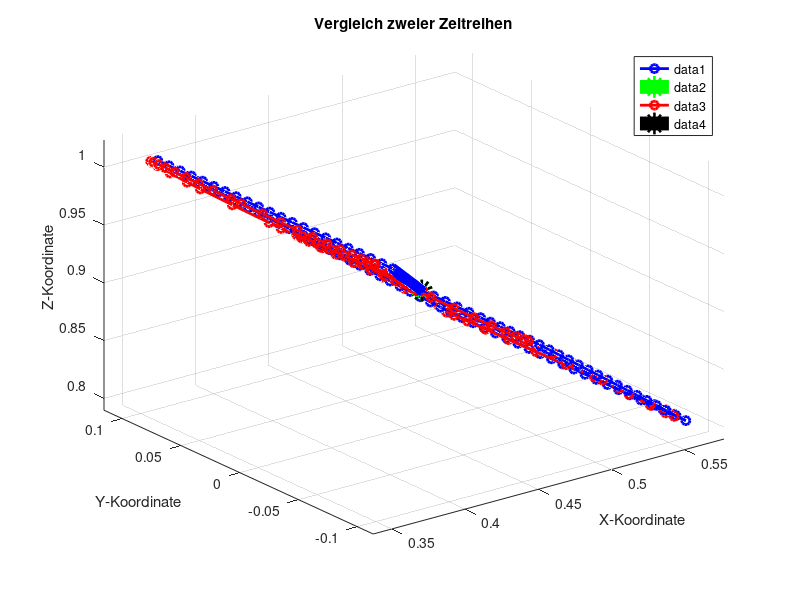

Here is the MATLAB script that generated this plot: (Note: this script raises an error after producing the figure.)
%% Laden der Trajektorien

clear all
% Laden der Trajektorien
% load circle1.mat
load iso_path_A_1.mat

pathX = soll'; 
pathY = ist';

% Plot erstellen
pflag = 1;
if pflag

figure
hold on

plot3(pathX(1,:), pathX(2,:), pathX(3,:), 'b','Marker','o', 'LineWidth', 2);
plot3(pathX(1,1), pathX(2,1), pathX(3,1), 'g','Marker','o', 'LineWidth', 10);

plot3(pathY(1,:), pathY(2,:), pathY(3,:), 'r','Marker','o', 'LineWidth', 2);
plot3(pathY(1,1), pathY(2,1), pathY(3,1), 'k','Marker','o', 'LineWidth', 10);

xlabel('X-Koordinate');
ylabel('Y-Koordinate');
zlabel('Z-Koordinate')
title('Vergleich zweier Zeitreihen');
legend;
grid on;
axis padded;
view(3)
hold off

end


% Benötigte Arrays
AccumulatedDistanceX = zeros(length(pathX), length(pathY));
AccumulatedDistanceY = zeros(length(pathX), length(pathY));
paramX = zeros(length(pathX), length(pathY));
paramY = zeros(length(pathX), length(pathY));
path = {};
pathIndexes = [];
% Ausgangsposition 
AccumulatedDistanceX(1,1) = euclDist(1,1,pathX,pathY);
AccumulatedDistanceY(1,1) = euclDist(1,1,pathX,pathY);

% Akkumuliere die Abstände/Kosten von pathX ausgehend von der ersten X-Position (1. Spalte)
% Berechnung der euklidischen Abstände aller Punkte von pathX zur 1. Position von pathY 
% Zuordnung aller Punkte von pathX auf 1. Position von pathY
for i=2:length(pathX)
    AccumulatedDistanceX(i,1) = AccumulatedDistanceX(i-1,1) + euclDist(i,1,pathX,pathY);
    AccumulatedDistanceY(i,1) = AccumulatedDistanceX(i,1);
end
% Akkumuliere die Abstände/Kosten von pathY ausgehend von der ersten Y-Position (1. Zeile)
% Berechnung der euklidischen Abstände aller Punkte von pathY zur 1. Position von pathX 
% Zuordnung aller Punkte von pathY auf 1. Position von pathX
for j=2:length(pathY)
    AccumulatedDistanceX(1,j) = AccumulatedDistanceX(1,j-1) + euclDist(1,j,pathX,pathY);
    AccumulatedDistanceY(1,j) = AccumulatedDistanceX(1,j);
end

% Akkumuliere den ersten geringsten Abstand/Kosten ausgehend vom Startpunkt
[mindist, param] = minDistParam(pathX(:,1),pathX(:,2),pathY(:,2));
AccumulatedDistanceX(2,2) = AccumulatedDistanceX(1,1) + mindist;
paramX(2,2) = param;
[mindist, param] = minDistParam(pathY(:,1),pathY(:,2),pathX(:,2));
AccumulatedDistanceY(2,2) = AccumulatedDistanceY(1,1) + mindist;
paramY(2,2) = param;

% Akkumuliere alle weiteren Ausgangswerte von pathX und Y (2. Spalte und Zeile)
for i = 3:length(pathX)
    [mindist, param] = minDistParam(pathX(:,i-1),pathX(:,i),pathY(:,2));
    AccumulatedDistanceX(i,2) = AccumulatedDistanceX(i-1, 1) + mindist;
    paramX(i,2) = param;
    [mindist, param] = minDistParam(pathY(:,1),pathY(:,2),pathX(:,i));
    AccumulatedDistanceY(i,2) = AccumulatedDistanceY(i-1, 1) + mindist;
    paramY(i,2) = param;
end
% Zuordnung aller Werte von pathY auf den 2. Wert von pathX
for j = 3:length(pathY)
    [mindist, param] = minDistParam(pathX(:,1),pathX(:,2),pathY(:,j));
    AccumulatedDistanceX(2,j) = AccumulatedDistanceX(1, j-1) + mindist;
    paramX(2,j) = param;
    [mindist, param] = minDistParam(pathY(:,j-1),pathY(:,j),pathX(:,2));
    AccumulatedDistanceY(2,j) = AccumulatedDistanceY(1, j-1) + mindist;
    paramY(2,j) = param;
end

for i = 3:length(pathX)
    for j = 3:length(pathY)
        % Prüfung ob der akkumulierte Abstand X an voheriger Position
        % kürzer ist als der akkumulierte Abstand Y
        if AccumulatedDistanceX(i,j-1) < AccumulatedDistanceY(i-1,j)
            % X Abstand geringer: Addiere zu dem Abstand des vorherigen X die X und Y Abstände  
            [mindist, param] = minDistParam(pathX(:,i-1), pathX(:,i), pathY(:,j));
            AccumulatedDistanceX(i,j) = AccumulatedDistanceX(i,j-1) + mindist;
            paramX(i,j) = param;
            [mindist, param] = minDistParam(pathY(:,j-1), pathY(:,j), pathX(:,i));
            AccumulatedDistanceY(i,j) = AccumulatedDistanceY(i,j-1) + mindist;
            paramY(i,j) = param; 
        else
            % Y Abstand geringer: Addiere zu dem Abstand des vorherigen Y die X und Y Abstände  
            [mindist, param] = minDistParam(pathX(:,i-1), pathX(:,i), pathY(:,j));
            AccumulatedDistanceX(i,j) = AccumulatedDistanceY(i-1,j) + mindist;
            paramX(i,j) = param;
            [mindist, param] = minDistParam(pathY(:,j-1), pathY(:,j), pathX(:,i));
            AccumulatedDistanceY(i,j) = AccumulatedDistanceY(i-1,j) + mindist;
            paramY(i,j) = param;
        end
    end
end

clear param mindist

% AccX: Zeile  --> Zuordnung der Bahnsegmente Xi-Xi-1 auf Punkt Y
% AccX: Spalte --> Zuordnung der Punkte Yi auf Bahnsegment X
% AccY: Zeile  --> Zuordnung der Punkte Xi auf Bahnsegment Y
% AccY: Spalte --> Zuordnung der Bahnsegmente Yi-Yi-1 auf Punkt X

%% Backtracking


while i > 1 || j > 1
    if i == 1
        j = j - 1;
    elseif j == 1
        i = i - 1;
    else
        pathIndexes{end+1} = [i,j];
        if AccumulatedDistanceX(i,j-1) < AccumulatedDistanceY(i-1,j)
            % Berechnung des nächsten Punktes
            nextX = pathX(:,i-1) + (pathX(:,i) - pathX (:,i-1)) * paramX(i,j-1);
            path{end+1} = [nextX, pathY(:,j-1)];
            if paramX(i,j-1) == 0
                i = i - 1;
            end
            j = j - 1;
        else
            % Berechnung des nächsten Punktes 
            nextY = pathY(:,j-1) + (pathY(:,j) - pathY(:,j-1) * paramY(i-1,j));
            path{end+1} = [pathX(:,i-1), nextY];
            if paramY(i-1,j) == 0
                j = j-1;
            end
            i = i-1;
        end
    end
end

% Aus den Cell-Array's Matrizen machen
pathVector = cell2mat(pathIndexes)';                % Transformation in Spaltenvektor
indexes = zeros(length(pathIndexes),2);
for k = 2:2:length(pathVector)
        indexes(k,1) = pathVector(k-1);
        indexes(k,2) = pathVector(k);
end
indexes(all(indexes == 0, 2), :) = [];              % Nullzeilen löschen
indexes = flip(indexes);
ix = indexes(:,1);
iy = indexes(:,2);

x = pathX(:,ix);
y = pathY(:,iy);

clear k i j nextX nextY

%% Plotten des Mapping Pfades und der Kostenmatrix

if pflag

figure('Name','DTW - Akkumulierte Distanz','NumberTitle','off');
surf(AccumulatedDistanceY)
hold on           
imagesc(AccumulatedDistanceY)
colormap("jet");
xlabel('Pfad Y [Index]');
ylabel('Pfad X [Index]');
zlabel('Akkumulierte Kosten')
axis padded;

figure('Name','Continuous DTW mit Mapping','NumberTitle','off');

% main=subplot('Position',[0.19 0.19 0.67 0.79]);           
imagesc(AccumulatedDistanceX)
colormap("jet"); % colormap("turbo");
colorb = colorbar;
colorb.Label.String = 'Akkumulierte Kosten';

% --------To-Do: Colorbar normen auf 1----------
% set(colorb,'FontSize',10,'YTickLabel','');
% set(colorb,'FontSize',10;
hold on
plot(iy,ix,"-w","LineWidth",1)
xlabel('Pfad Y [Index]');
ylabel('Pfad X [Index]');
axis([min(iy) max(iy) 1 max(ix)]);
% axis([1 length(pathY) 1 length(pathX)])
set(gca,'FontSize',10,'YDir', 'normal');                          % Y-Achse umdrehen damit von unten nach oben! 

end

M = length(pathX);
N = length(pathY);


% figure('Name','Verzerrte Signale', 'NumberTitle','off');
% 
% subplot(1,2,1);
% hold on;
% plot3(pathX(1,:),pathX(2,:),pathX(3,:),'-bx', 'LineWidth', 2);
% %plot3(pathY(1,:),pathY(2,:),pathY(3,:),':r.','LineWidth', 2);
% hold off;
% %    axis([1 max(M,N) min(min(pathX),min(pathY)) 1.1*max(max(pathX),max(pathY))]);
% grid on;
% legend('signal 1','signal 2');
% title('Original signals');
% xlabel('x');
% ylabel('y');
% zlabel('z');
% view(3);

% subplot(1,2,2);
% hold on;
% plot3(x(1,:),x(2,:),x(3,:),'-bx', 'LineWidth', 2);
% %plot3(y(1,:),y(2,:),y(3,:),':r.','LineWidth', 2);
% hold off;
% %    axis([1 max(M,N) min(min(pathX),min(pathY)) 1.1*max(max(pathX),max(pathY))]);
% grid on;
% legend('signal 1','signal 2');
% title('Original signals');
% xlabel('x');
% ylabel('y');
% zlabel('z');
% view(3);


%% Berechnung des geringsten Abstands zwischen Bahnsegmet und Punkt
function [mindist, param] = minDistParam(x1, x2, y)
    dx = x2-x1;                                     % Bahnsegment 
    dy = y-x1;                                      % Abstand Punkt-Bahnsegment
    dxy = (dot(dy,dx)/(norm(dx)^2))*dx;             % Projektion dy auf dx
    angle = dot(dx,dxy)/(norm(dx)*norm(dxy));       % Cosinus zwischen dx und dxy
    if dot(dx,dy) == 0 || angle < 0                 % Zuordnung y-x1 (x1 liegt hinter y oder orthogonal)
        param = 0;
        mindist = norm(dy); 
    else
        param = norm(dxy)/norm(dx);                 % Liegt dxy zwischen x1 und x2 ?    
        if param > 1                                % nein --> Zuordnung y-x2
            param = 1;
            mindist = norm(y-x2);                   
        else                                        % ja --> Zuordnung y-x'
            mindist = norm(y-(x1+dxy));
        end
    end
end


%% Berechnung des Euklidischen Abstands zwischen 2 Punkten
function euclDist = euclDist(i,j,pathX, pathY)
    euclDist = norm(pathX(:,i) - pathY(:,j));
end
